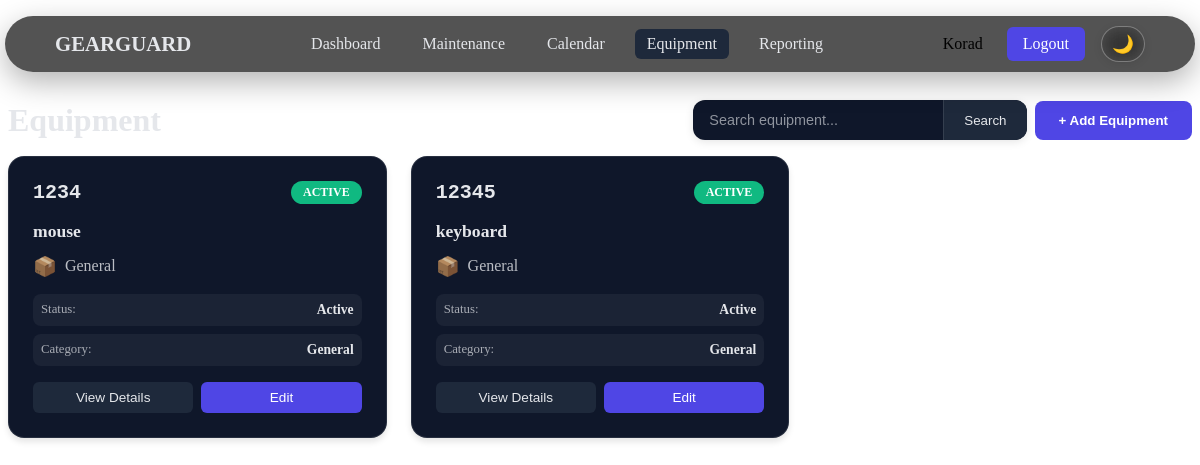
The app's page /equipment/ (signed in) with its own data.
### equipment/models.py (models this page shows, shortened)
class Equipment(models.Model):
    STATUS_CHOICES = [
        ("active", "Active"),
        ("inactive", "Inactive"),
    ]
    asset_id = models.CharField(max_length=50, unique=True)
    name = models.CharField(max_length=120)
    category = models.ForeignKey(EquipmentCategory, on_delete=models.SET_NULL, null=True, related_name="equipments")
    company = models.CharField(max_length=100, blank=True)
    serial_no = models.CharField(max_length=100, blank=True)
    technician = models.CharField(max_length=100, blank=True)
    maintenance_team = models.CharField(max_length=100, blank=True)
    assigned_date = models.DateField(null=True, blank=True)
    maintenance_interval_days = models.PositiveIntegerField(default=90)
    status = models.CharField(max_length=20, choices=STATUS_CHOICES, default="active")
    description = models.TextField(blank=True)

class EquipmentCategory(models.Model):
    name = models.CharField(max_length=100)
    responsible = models.CharField(max_length=100, blank=True)
    company = models.CharField(max_length=100, blank=True)
    def __str__(self) -> str:
        return self.name

### equipment/views.py (the view)
# urls.py: path('', views.equipment_list, name='list'),
@login_required
def equipment_list(request):
    items = Equipment.objects.select_related('category').all().order_by('asset_id')
    categories = EquipmentCategory.objects.all()
    return render(request, 'equipment/list.html', {
        'items': items,
        'categories': categories
    })

### templates/equipment/list.html (shortened to what this page needs)
{% extends 'base.html' %}
{% block content %}
<div class="equipment-header">
    <h1>Equipment</h1>
    <div class="equipment-actions">
        <form class="search-form" method="get">
            <input type="search" name="q" placeholder="Search equipment..." value="{{ request.GET.q }}">
            <button type="submit">Search</button>
        </form>
        <button class="add-equipment-btn" onclick="window.location.href='/equipment/add/'">
            + Add Equipment
        </button>
    </div>
</div>
<div class="equipment-grid">
    {% for e in items %}
    <div class="equipment-card" onclick="window.location.href='{{ e.id }}/'">
        <div class="equipment-header">
            <div class="equipment-id">{{ e.asset_id }}</div>
            <div class="equipment-status status-{{ e.status }}">
                {{ e.get_status_display }}
            </div>
        </div>
        <div class="equipment-body">
            <h3 class="equipment-name">{{ e.name }}</h3>
            <div class="equipment-category">
                <span class="category-icon">📦</span>
                {{ e.category }}
            </div>
            <div class="equipment-meta">
                <div class="meta-item">
                    <span class="meta-label">Status:</span>
                    <span class="meta-value">{{ e.get_status_display }}</span>
                </div>
                <div class="meta-item">
                    <span class="meta-label">Category:</span>
                    <span class="meta-value">{{ e.category }}</span>
                </div>
            </div>
        </div>
        <div class="equipment-footer">
            <div class="equipment-actions">
                <button class="action-btn view-btn" onclick="event.stopPropagation(); window.location.href='{{ e.id }}/'">
                    View Details
                </button>
                <button class="action-btn edit-btn" onclick="event.stopPropagation(); window.location.href='/admin/equipment/equipment/{{ e.id }}/change/'">
                    Edit
                </button>
            </div>
        </div>
    </div>
    {% endfor %}
</div>
{% endblock %}

### templates/base.html (shortened to what this page needs)
<!doctype html>
<html lang="en" data-theme="dark">
<head>
    <link rel="stylesheet" href="https://cdn.jsdelivr.net/npm/@picocss/pico@2/css/pico.min.css">
</head>
<body>
    <div class="topbar-wrap">
        <div class="topbar">
            <a class="brand" href="/">GEARGUARD</a>
            <nav class="menu" id="mainMenu">
                <a href="/" class="{% if request.path == '/' %}active{% endif %}">Dashboard</a>
                <a href="/maintenance/"
                    class="{% if request.path == '/maintenance/' %}active{% endif %}">Maintenance</a>
                <a href="/calendar/" class="{% if request.path == '/calendar/' %}active{% endif %}">Calendar</a>
                <a href="/equipment/" class="{% if request.path == '/equipment/' %}active{% endif %}">Equipment</a>
                <a href="/notifications/"
                    class="{% if request.path == '/notifications/' %}active{% endif %}">Reporting</a>
            </nav>
            <div class="actions">
                {% if user.is_authenticated %}
                <span class="username">{{ user.username|title }}</span>
                <a class="cta" href="/users/logout/">Logout</a>
                {% else %}
                <a href="/users/login/">Login</a>
                <a class="cta" href="/users/signup/">Get Started</a>
                {% endif %}
                <button class="theme-toggle" id="themeToggle">🌙</button>
            </div>
        </div>
    </div>
    <main class="container">
        {% block content %}{% endblock %}
    </main>
</body>
</html>

### templates/base.html (style rules this page uses)
:root { --bar-bg: #0F172A; --pico-background-color: #000000; --bar-hover: #1E293B; --bar-radius: 10px; --bar-shadow: 0 6px 18px rgba(0, 0, 0, 0.35); --bar-text: #E5E7EB; --text-muted: #9CA3AF; --primary: #4F46E5; --success: #10B981; --warning: #F59E0B; --danger: #EF4444; --border-soft: rgba(255, 255, 255, 0.08); }
.topbar-wrap { position: fixed; top: 16px; left: 50%; transform: translateX(-50%); width: calc(100% - 10px); max-width: 1500px; background: rgba(26, 26, 26, 0.85); border-radius: 999px; backdrop-filter: blur(12px); box-shadow: 0 10px 30px rgba(0,0,0,0.3); overflow: hidden; z-index: 1000; }
.topbar { display: flex; align-items: center; justify-content: space-between; gap: 16px; padding: 10px 50px; width: 100%; box-sizing: border-box; }
main.container { margin-top: 100px; }
.topbar-wrap { background: rgba(26, 26, 26, 0.75); transition: background-color 0.5s ease, border-color 0.3s ease; }
.brand { font-size: 1.3rem; font-weight: 800; color: var(--bar-text); text-decoration: none; margin-right: 30px; }
.menu { display: flex; gap: 18px; white-space: nowrap; flex: .5; }
.menu a { color: var(--bar-text); text-decoration: none; padding: 6px 12px; border-radius: 6px; transition: 0.3s; }
.menu a:hover, .menu a.active { background: var(--bar-hover); }
.actions { display: flex; align-items: center; gap: 16px; margin-left: 30px; }
.username { margin-right: 8px; white-space: nowrap; }
.cta { background: #4f46e5; color: #fff; padding: 8px 16px; border-radius: 6px; text-decoration: none; }
.theme-toggle { width: 44px; height: 36px; border-radius: 18px; border: 1.5px solid rgba(255, 255, 255, 0.3); background: rgba(255, 255, 255, 0.05); color: var(--bar-text); font-size: 1.1rem; cursor: pointer; display: flex; align-items: center; justify-content: center; transition: all 0.3s ease; backdrop-filter: blur(10px); box-shadow: 0 2px 8px rgba(0, 0, 0, 0.1); }
* { transition: background-color 0.5s ease, color 0.3s ease, border-color 0.3s ease; }

### records on screen
Equipment: asset_id "1234", status "ACTIVE", name "mouse", category "General", status "Active"
Equipment: asset_id "12345", status "ACTIVE", name "keyboard", category "General", status "Active"

### other values on screen
{{ user.username|title }} "Korad"
